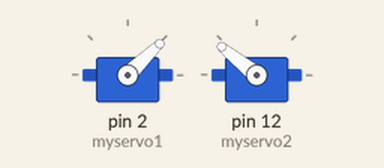
This sketch was run on a simulated Arduino Uno, built with avr-gcc and run on an emulated ATmega328P. On the bench: 2 × servo.

Above: at 0.05 s.
At 3.05 s:
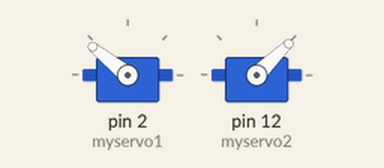
At 6.05 s:
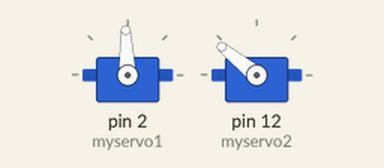
At 12.0 s:
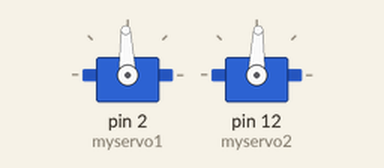
Timing chart, 0 to 15.6 s (numbered marks = the images above):
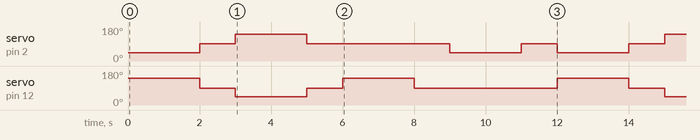

The sketch:

robot_navigation.ino
```cpp
 #include <Servo.h>
 Servo myservo1;
 Servo myservo2;

 void setup() {
  myservo1.attach(2); //right, deadzone1450 - 1453, back 2000, forward 1000
  myservo2.attach(12); //left, deadzone 1456 - 1488, back 1000, forward 2000
 }

 void loop(){
  myservo1.writeMicroseconds(1000);
  myservo2.writeMicroseconds(2000);
  delay(2000);

  myservo1.writeMicroseconds(1495);
  myservo2.writeMicroseconds(1455);
  delay(1000);

  myservo1.writeMicroseconds(2000);
  myservo2.writeMicroseconds(1000);
  delay(2000);

   myservo1.writeMicroseconds(1495);
   myservo2.writeMicroseconds(1455);
   delay(1000);

   myservo1.writeMicroseconds(1495);
   myservo2.writeMicroseconds(2000);
   delay(2000);

    myservo1.writeMicroseconds(1495);
   myservo2.writeMicroseconds(1455);
   delay(1000);

   myservo1.writeMicroseconds(1000);
   myservo2.writeMicroseconds(1455);
   delay(2000);

    myservo1.writeMicroseconds(1495);
   myservo2.writeMicroseconds(1455);
   delay(1000);
}
```

Measured:
- by itself, servo on pin 2 (myservo1): repeats every 12.0 s: 141° 2.0 s, 92° 4.0 s, 2 × (44° 2.0 s, 92° 1.0 s)
- by itself, servo on pin 12 (myservo2): repeats every 12.0 s: 44° 2.0 s, 88° 1.0 s, 141° 2.0 s, 88° 4.0 s, 141° 2.0 s, 88° 1.0 s
